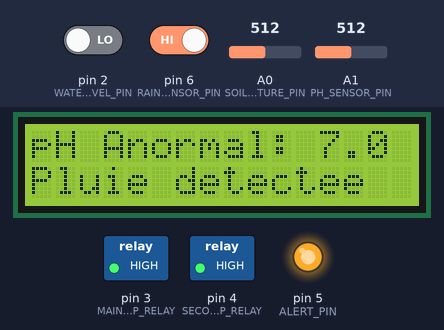
Recording of a sketch running on a simulated Arduino Uno, built with avr-gcc and run on an emulated ATmega328P. On the bench: 16×2 character LCD, switched loads named in the sketch (green lamp = pin HIGH), output pins drawn as LEDs (lit = HIGH). Inputs (shaded band) come from the test bench; at power-on: pin 6 (RAIN_SENSOR_PIN) HIGH, pin 2 (WATER_LEVEL_PIN) LOW, A0 (SOIL_MOISTURE_PIN) = 512, A1 (PH_SENSOR_PIN) = 512. What the sketch prints to the serial monitor is not drawn.

Above: at 6.3 s.
6.4 s: pin 6 (RAIN_SENSOR_PIN) driven LOW
At 9.3 s:
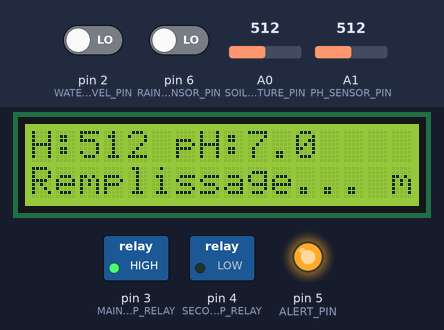
14.0 s: pin 2 (WATER_LEVEL_PIN) driven HIGH
At 20.3 s:
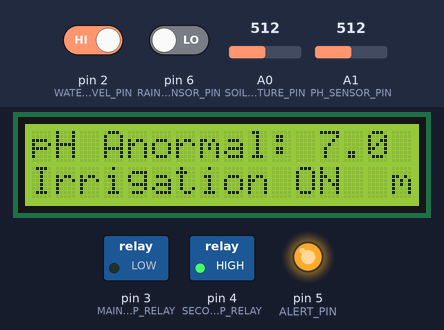
21.6 s: A0 (SOIL_MOISTURE_PIN) set to 417
At 25.1 s:
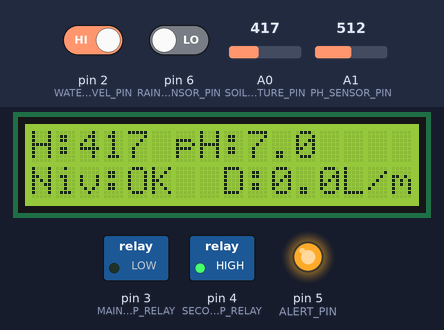
27.0 s: A0 (SOIL_MOISTURE_PIN) set to 385
At 29.7 s:
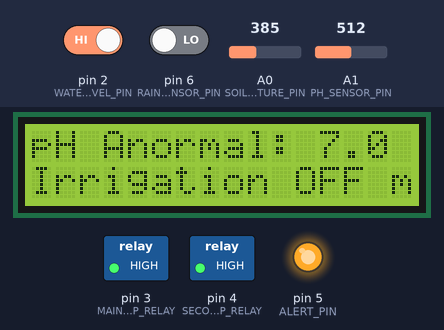
34.6 s: pin 6 (RAIN_SENSOR_PIN) driven HIGH
At 35.7 s:
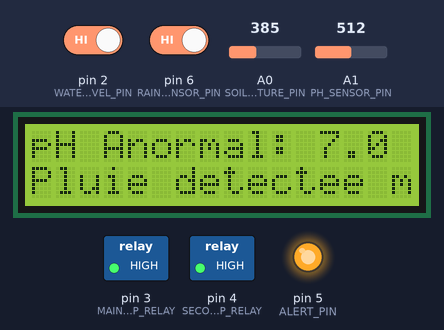
42.2 s: A1 (PH_SENSOR_PIN) set to 390
At 46.5 s:
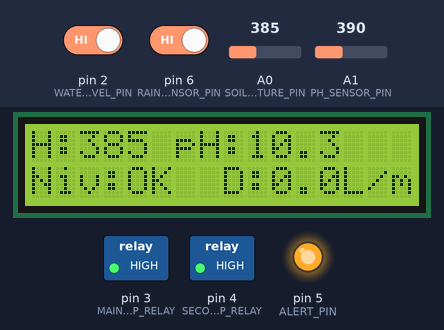
Timing chart, 0 to 48.0 s (numbered marks = the images above; inputs shaded):
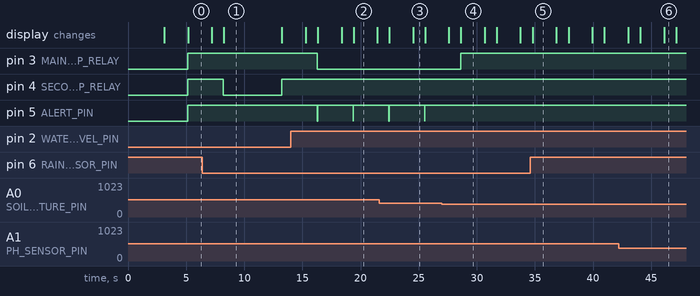

The sketch:

SIIAR_Project.ino
```cpp
#include <LiquidCrystal_I2C.h>
#include <SoftwareSerial.h>

// Configuration des pins
#define SOIL_MOISTURE_PIN A0
#define PH_SENSOR_PIN A1
#define WATER_LEVEL_PIN 2
#define MAIN_PUMP_RELAY 3
#define SECONDARY_PUMP_RELAY 4
#define ALERT_PIN 5
#define RAIN_SENSOR_PIN 6
#define FLOW_SENSOR_PIN 7

// Seuils
const int SOIL_DRY_THRESHOLD = 400;
const float PH_MIN = 5.5;
const float PH_MAX = 6.5;

// Variables globales
LiquidCrystal_I2C lcd(0x27, 16, 2);
volatile int flowPulseCount = 0;
float flowRate = 0;
float totalWaterUsed = 0;

void setup() {
  Serial.begin(9600);

  // Initialisation LCD
  lcd.init();
  lcd.backlight();
  afficherLogo();

  // Configuration pins
  pinMode(MAIN_PUMP_RELAY, OUTPUT);
  pinMode(SECONDARY_PUMP_RELAY, OUTPUT);
  pinMode(ALERT_PIN, OUTPUT);
  pinMode(WATER_LEVEL_PIN, INPUT);
  pinMode(RAIN_SENSOR_PIN, INPUT);
  pinMode(FLOW_SENSOR_PIN, INPUT_PULLUP);

  // Interruption pour flow sensor
  attachInterrupt(digitalPinToInterrupt(FLOW_SENSOR_PIN),
                  flowPulse, RISING);

  // État initial
  digitalWrite(MAIN_PUMP_RELAY, HIGH);
  digitalWrite(SECONDARY_PUMP_RELAY, HIGH);

  Serial.println("🌾 SIIAR Démarré");
}

void loop() {
  // Lecture des capteurs
  int soilMoisture = analogRead(SOIL_MOISTURE_PIN);
  float phValue = lirePH();
  bool waterLevelOK = digitalRead(WATER_LEVEL_PIN);
  bool rainDetected = digitalRead(RAIN_SENSOR_PIN);

  // Calcul débit
  calculerDebit();

  // Logique d'irrigation
  if (!rainDetected) {
    if (soilMoisture > SOIL_DRY_THRESHOLD) {
      // Sol sec
      if (waterLevelOK) {
        // Réservoir OK - Démarrer irrigation
        irriguer();
      } else {
        // Réservoir vide - Remplir d'abord
        remplirReservoir();
      }
    } else {
      // Sol humide - Arrêter irrigation
      arreterIrrigation();
    }
  } else {
    // Pluie détectée - Arrêter irrigation
    arreterIrrigation();
    lcd.setCursor(0, 1);
    lcd.print("Pluie detectee ");
  }

  // Vérification pH
  if (phValue < PH_MIN || phValue > PH_MAX) {
    alertePH(phValue);
  }

  // Affichage LCD
  afficherInfos(soilMoisture, phValue, waterLevelOK);

  // Envoi données série
  envoyerDonneesSerie(soilMoisture, phValue, waterLevelOK);

  delay(1000);
}

void afficherLogo() {
  lcd.clear();
  lcd.setCursor(0, 0);
  lcd.print("  🌾 SIIAR  ");
  lcd.setCursor(0, 1);
  lcd.print(" RanoaVotra v1");
  delay(3000);

  lcd.clear();
  lcd.setCursor(0, 0);
  lcd.print(" Irrigation");
  lcd.setCursor(0, 1);
  lcd.print(" Intelligente");
  delay(2000);
}

float lirePH() {
  int rawValue = analogRead(PH_SENSOR_PIN);
  // Conversion analogique vers pH (calibration)
  float voltage = rawValue * (5.0 / 1023.0);
  float phValue = 7.0 + ((2.5 - voltage) / 0.18);
  return phValue;
}

void flowPulse() {
  flowPulseCount++;
}

void calculerDebit() {
  static unsigned long lastTime = 0;
  unsigned long currentTime = millis();

  if (currentTime - lastTime >= 1000) {
    flowRate = (flowPulseCount / 7.5); // Conversion en L/min
    totalWaterUsed += flowRate / 60; // Total en Litres
    flowPulseCount = 0;
    lastTime = currentTime;
  }
}

void irriguer() {
  digitalWrite(MAIN_PUMP_RELAY, LOW); // Activation pompe
  digitalWrite(ALERT_PIN, LOW);
  lcd.setCursor(0, 1);
  lcd.print("Irrigation ON  ");
}

void arreterIrrigation() {
  digitalWrite(MAIN_PUMP_RELAY, HIGH);
  lcd.setCursor(0, 1);
  lcd.print("Irrigation OFF ");
}

void remplirReservoir() {
  digitalWrite(SECONDARY_PUMP_RELAY, LOW); // Pompe secondaire ON
  digitalWrite(ALERT_PIN, HIGH); // Alerte
  lcd.setCursor(0, 1);
  lcd.print("Remplissage... ");

  // Simulation de remplissage (dans la réalité, attendre capteur niveau)
  delay(5000);
  digitalWrite(SECONDARY_PUMP_RELAY, HIGH); // Pompe OFF
  digitalWrite(ALERT_PIN, LOW);
}

void alertePH(float ph) {
  digitalWrite(ALERT_PIN, HIGH);
  lcd.setCursor(0, 0);
  lcd.print("pH Anormal: ");
  lcd.print(ph, 1);
  delay(2000);
}

void afficherInfos(int soil, float ph, bool waterOK) {
  lcd.clear();

  // Ligne 1: Humidité et pH
  lcd.setCursor(0, 0);
  lcd.print("H:");
  lcd.print(soil);
  lcd.print(" pH:");
  lcd.print(ph, 1);

  // Ligne 2: Niveau et débit
  lcd.setCursor(0, 1);
  lcd.print("Niv:");
  lcd.print(waterOK ? "OK " : "BAS");
  lcd.print(" D:");
  lcd.print(flowRate, 1);
  lcd.print("L/m");
}

void envoyerDonneesSerie(int soil, float ph, bool waterOK) {
  Serial.print("🌾 Données SIIAR - ");
  Serial.print("Humidité: ");
  Serial.print(soil);
  Serial.print(" | pH: ");
  Serial.print(ph, 1);
  Serial.print(" | Niveau: ");
  Serial.print(waterOK ? "OK" : "BAS");
  Serial.print(" | Débit: ");
  Serial.print(flowRate, 1);
  Serial.println(" L/min");
}
```

Measured:
- the behaviour switches between 401 and 400 on A0 (SOIL_MOISTURE_PIN) (found by bisection; images 3 and 4)
- after the input at 6.4 s, pin 4 (SECONDARY_PUMP_RELAY): HIGH → LOW after 1.8 s, → HIGH 5.0 s later; the display: first differs from a run without the input after 1.8 s (image 1)
- after the input at 14.0 s, pin 3 (MAIN_PUMP_RELAY): HIGH → LOW after 2.3 s; pin 4 (SECONDARY_PUMP_RELAY): stays HIGH (without the input it goes to LOW after 2.3 s); pin 5 (ALERT_PIN): alternates HIGH for 3.1 s and LOW for 0.01 s, starting after 2.3 s; the display: first differs from a run without the input after 2.3 s (image 2)
- after the input at 21.6 s, the display: first differs from a run without the input after 2.9 s (image 3)
- after the input at 27.0 s, pin 3 (MAIN_PUMP_RELAY): LOW → HIGH after 1.6 s; pin 5 (ALERT_PIN): stops changing and stays HIGH; the display: first differs from a run without the input after 1.6 s (image 4)
- after the input at 34.6 s, the display: changes after 0.20 s (image 5)
- after the input at 42.2 s, the display: first differs from a run without the input after 1.9 s (image 6 shows a later state)
